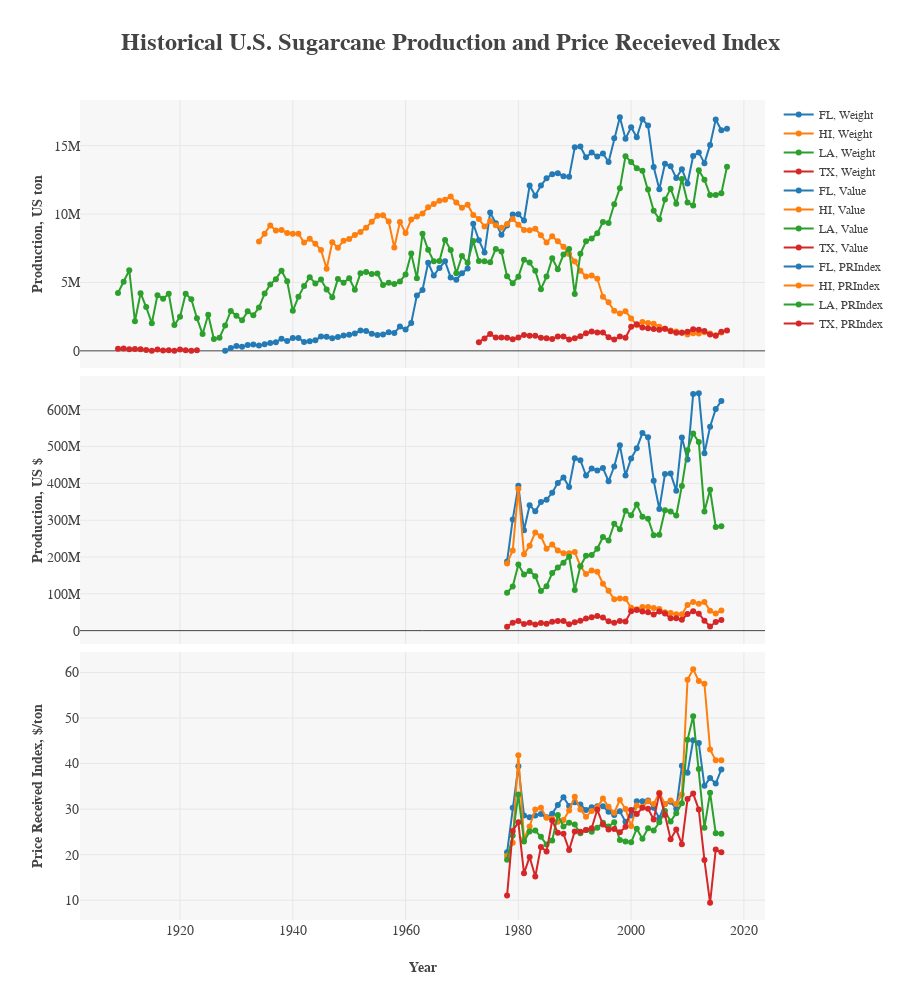

Notebook source saved alongside this figure:
### Code cell
# Generate an interactive plot using the plotly package to visually inspect data integrity
trace1 = go.Scatter(x=df_sugarcane.index, y=df_sugarcane.FL.Weight, mode='lines+markers',
                    line=dict(color="rgb(35,122,181)"), name="FL, Weight")
trace2 = go.Scatter(x=df_sugarcane.index, y=df_sugarcane.HI.Weight, mode='lines+markers',
                    line=dict(color="rgb(255,127,14)"), name="HI, Weight")
trace3 = go.Scatter(x=df_sugarcane.index, y=df_sugarcane.LA.Weight, mode='lines+markers',
                    line=dict(color="rgb(44,160,44)"), name="LA, Weight")
trace4 = go.Scatter(x=df_sugarcane.index, y=df_sugarcane.TX.Weight, mode='lines+markers',
                    line=dict(color="rgb(214,39,40)"), name="TX, Weight")
trace5 = go.Scatter(x=df_sugarcane.index, y=df_sugarcane.FL.Value, mode='lines+markers',
                    line=dict(color="rgb(35,122,181)"), name="FL, Value")
trace6 = go.Scatter(x=df_sugarcane.index, y=df_sugarcane.HI.Value, mode='lines+markers',
                    line=dict(color="rgb(255,127,14)"), name="HI, Value")
trace7 = go.Scatter(x=df_sugarcane.index, y=df_sugarcane.LA.Value, mode='lines+markers',
                    line=dict(color="rgb(44,160,44)"), name="LA, Value")
trace8 = go.Scatter(x=df_sugarcane.index, y=df_sugarcane.TX.Value, mode='lines+markers',
                    line=dict(color="rgb(214,39,40)"), name="TX, Value")
trace9 = go.Scatter(x=df_sugarcane.index, y=df_sugarcane.FL.PRIndex, mode='lines+markers',
                    line=dict(color="rgb(35,122,181)"), name="FL, PRIndex")
trace10 = go.Scatter(x=df_sugarcane.index, y=df_sugarcane.HI.PRIndex, mode='lines+markers',
                     line=dict(color="rgb(255,127,14)"), name="HI, PRIndex")
trace11 = go.Scatter(x=df_sugarcane.index, y=df_sugarcane.LA.PRIndex, mode='lines+markers',
                     line=dict(color="rgb(44,160,44)"),name="LA, PRIndex")
trace12 = go.Scatter(x=df_sugarcane.index, y=df_sugarcane.TX.PRIndex, mode='lines+markers',
                     line=dict(color="rgb(214,39,40)"), name="TX, PRIndex")

fig = tools.make_subplots(rows=3, cols=1, shared_xaxes=True, vertical_spacing=0.01)
fig.append_trace(trace1, 1, 1)
fig.append_trace(trace2, 1, 1)
fig.append_trace(trace3, 1, 1)
fig.append_trace(trace4, 1, 1)
fig.append_trace(trace5, 2, 1)
fig.append_trace(trace6, 2, 1)
fig.append_trace(trace7, 2, 1)
fig.append_trace(trace8, 2, 1)
fig.append_trace(trace9, 3, 1)
fig.append_trace(trace10, 3, 1)
fig.append_trace(trace11, 3, 1)
fig.append_trace(trace12, 3, 1)

fig["layout"].update(
    plot_bgcolor="rgb(247,247,247)",
    legend=dict(font=dict(family="serif", size=12)),
    height=1000,
    title="<b>Historical U.S. Sugarcane Production and Price Receieved Index</b>",
    titlefont=dict(family="serif", size=24),
    yaxis1=dict(title="<b>Production, US ton</b>", titlefont=dict(family="serif", size=14),
                tickfont=dict(family="serif", size=14)),
    yaxis2=dict(title="<b>Production, US $</b>", titlefont=dict(family="serif", size=14),
                tickfont=dict(family="serif", size=14)),
    yaxis3=dict(title="<b>Price Received Index, $/ton</b>", titlefont=dict(family="serif", size=14),
                tickfont=dict(family="serif", size=14)),
    xaxis1=dict(title="<b>Year</b>", titlefont=dict(family="serif", size=14),
                tickfont=dict(family="serif", size=14)))

py.offline.iplot(fig)
